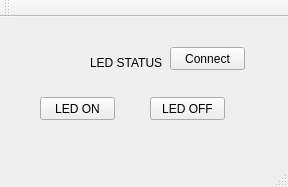
<?xml version="1.0" encoding="UTF-8"?>
<ui version="4.0">
 <class>MainWindow</class>
 <widget class="QMainWindow" name="MainWindow">
  <property name="geometry">
   <rect>
    <x>0</x>
    <y>0</y>
    <width>288</width>
    <height>187</height>
   </rect>
  </property>
  <property name="windowTitle">
   <string>MainWindow</string>
  </property>
  <widget class="QWidget" name="centralWidget">
   <widget class="QPushButton" name="ledOn">
    <property name="geometry">
     <rect>
      <x>40</x>
      <y>80</y>
      <width>75</width>
      <height>23</height>
     </rect>
    </property>
    <property name="text">
     <string>LED ON</string>
    </property>
   </widget>
   <widget class="QPushButton" name="ledOff">
    <property name="geometry">
     <rect>
      <x>150</x>
      <y>80</y>
      <width>75</width>
      <height>23</height>
     </rect>
    </property>
    <property name="text">
     <string>LED OFF</string>
    </property>
   </widget>
   <widget class="QLabel" name="ledStatus">
    <property name="geometry">
     <rect>
      <x>90</x>
      <y>30</y>
      <width>121</width>
      <height>31</height>
     </rect>
    </property>
    <property name="text">
     <string>LED STATUS</string>
    </property>
   </widget>
   <widget class="QPushButton" name="connectArduino">
    <property name="geometry">
     <rect>
      <x>170</x>
      <y>30</y>
      <width>75</width>
      <height>23</height>
     </rect>
    </property>
    <property name="text">
     <string>Connect</string>
    </property>
   </widget>
  </widget>
  <widget class="QMenuBar" name="menuBar">
   <property name="geometry">
    <rect>
     <x>0</x>
     <y>0</y>
     <width>288</width>
     <height>21</height>
    </rect>
   </property>
  </widget>
  <widget class="QToolBar" name="mainToolBar">
   <attribute name="toolBarArea">
    <enum>TopToolBarArea</enum>
   </attribute>
   <attribute name="toolBarBreak">
    <bool>false</bool>
   </attribute>
  </widget>
  <widget class="QStatusBar" name="statusBar"/>
 </widget>
 <layoutdefault spacing="6" margin="11"/>
 <resources/>
 <connections/>
</ui>
